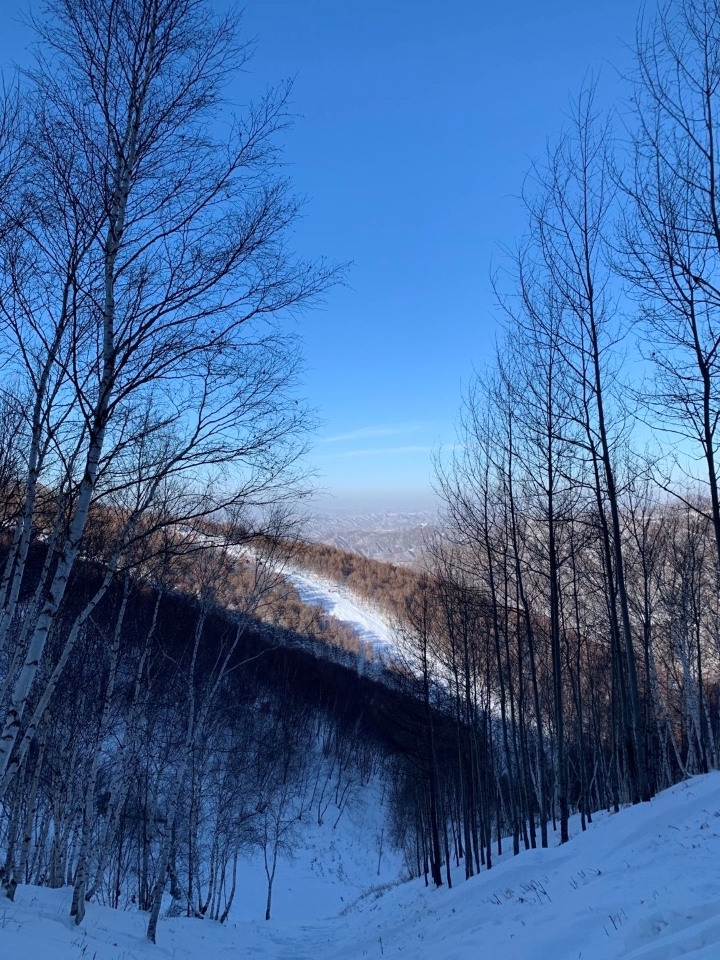
#> input picture perspective transform/in.jpg, 720 x 960 px
$ python perstrans.py   (older library calls are emulated)
#> lines starting #> are read from the running program, lines starting #| are printed output that depends on the picture
import cv2 as cv
import numpy as np


def get_transform_matrix():
    # 返回一个透视变换矩阵
    return np.array([
        [1.4, 0, 100],
        [0, 0.7, 100],
        [0.002, -0.001, 1]
    ])


def perspective_transform(path='in.jpg'):
    # 读取图片
#> called with path = 'in.jpg'
    im = cv.imread(path).astype(np.float64) / 255
    # 获取透视变换矩阵
    tm = get_transform_matrix()
    # 变换矩阵求逆
    itm = np.linalg.inv(tm)

    # 获取新图片的每一个点的坐标
    cc, rc = np.meshgrid(np.arange(im.shape[1]), np.arange(im.shape[0]))
    co = np.vstack((rc.flatten(), cc.flatten(), np.ones(rc.flatten().shape[0])))
    # 进行逆变换
    co = itm @ co
    co /= co[2]
    # 删除 w
    co = np.delete(co, 2, axis=0)
    # 最近插值法
    co = np.around(co).astype(np.int)
    # 判断采样点是否在图片内部
    choice = np.all([co[0] >= 0,
                     co[0] < im.shape[0] - 1,
                     co[1] >= 0,
                     co[1] < im.shape[1] - 1], axis=0)
    # 限制采样点坐标
    co[np.where(co < 0)] = 0
    co[0][np.where(co[0] > im.shape[0] - 1)] = im.shape[0] - 1
    co[1][np.where(co[1] > im.shape[1] - 1)] = im.shape[1] - 1

    # 图片外部的采样点设为黑色
    nim = np.where(choice, im[co[0], co[1]].T, 0).T
    # 变换成图片尺寸
    nim = nim.reshape(im.shape)
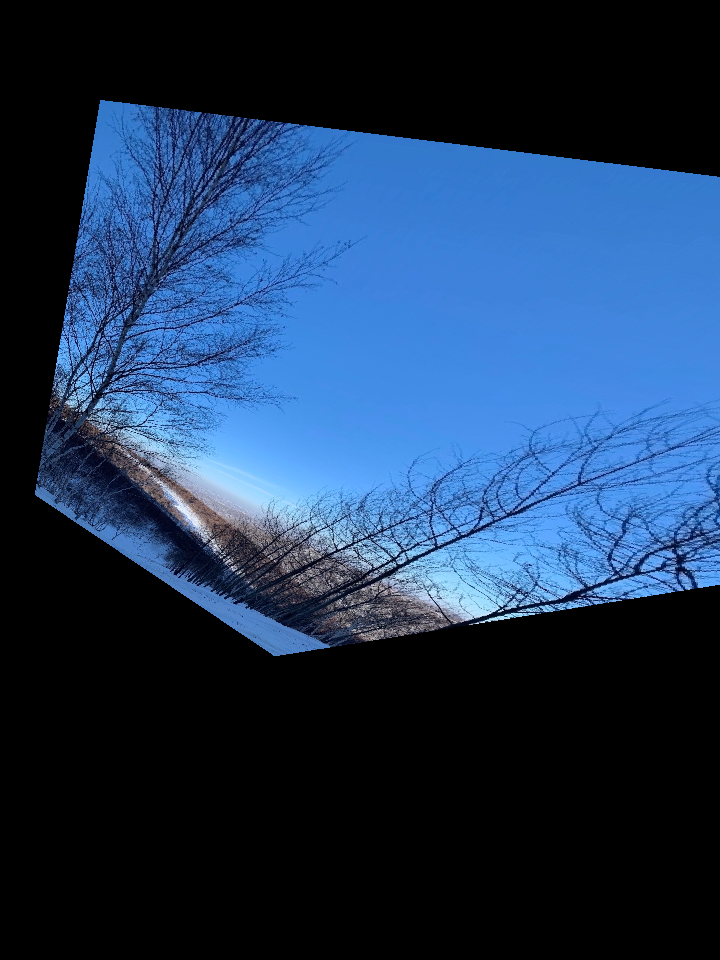
#> nim: shape (960, 720, 3) float64; mean B, G, R 0.339, 0.214, 0.117

    # 展示图片
    cv.imshow('perspective_transform', im)
    cv.waitKey(0)
    cv.imshow('perspective_transform', nim)
    cv.waitKey(0)
    cv.imwrite('out.jpg', nim*255)


perspective_transform()
